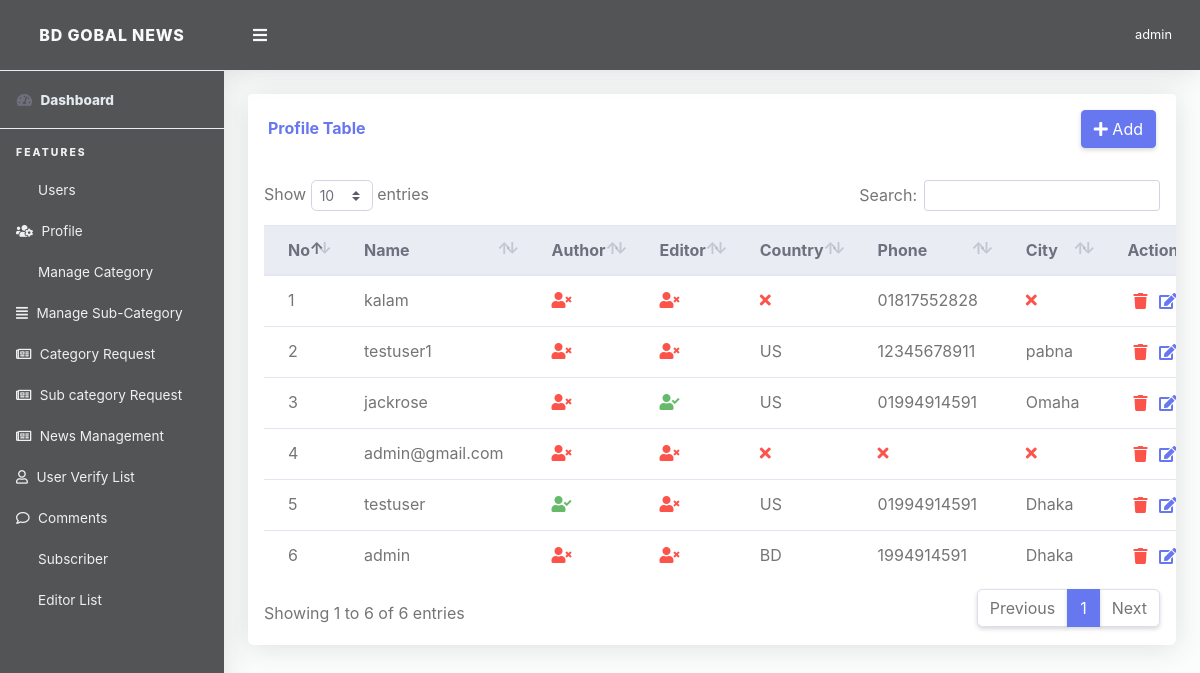
The page /superadmin/profile-list (signed in) on the database its author committed.
### App_Accounts/models.py (models this page shows, shortened)
class Profile(models.Model):
    user = models.OneToOneField(User, on_delete=models.CASCADE)
    is_author=models.BooleanField(default=False)
    is_editor=models.BooleanField(default=False)
    about=models.TextField(blank=True)
    phone = models.CharField(max_length=11, blank=True)
    country = models.CharField(max_length=50,choices=CHOICES, blank=True)
    city = models.CharField(max_length=50, blank=True)
    photo=models.ImageField(upload_to="Profile/",default="profile.png")
    address = models.CharField(max_length=100, blank=True)
    fb_id=models.URLField(blank=True)
    tw_id=models.URLField(blank=True)
    linkd_id=models.URLField(blank=True)
    instra_id=models.URLField(blank=True)

### App_Admin/views.py (the view)
# urls.py: path('profile-list',views.Profileview,name='profile_list'),
@login_required(login_url='App_Admin:superadmin_login')
def Profileview(request):
    if request.user.is_superuser:
        try:
            profile_list = Profile.objects.all().order_by('-id')
            context = {
                'profile_list': profile_list,
            }
        except:
            return redirect('App_Admin:dashboard')
        return render(request, 'App_Admin/profilelist.html', context)
    else:
        return redirect('App_News:index')

### templates/App_Admin/profilelist.html (shortened to what this page needs)
{% extends 'App_Admin/base.html' %}
{% load crispy_forms_tags %}
{% block content %}
<div class="container">
          <div class="row mb-3">
          <div class="col-lg-12">
              <div class="card mb-4">
                <div class="card-header py-3 d-flex flex-row align-items-center justify-content-between">
                  <h6 class="m-0 font-weight-bold text-primary">Profile Table</h6>
                  <a href="{% url 'App_Admin:profile_add' %}" class="btn btn-primary"><i class="fa fa-plus"></i> Add</a>
                </div>
                <div class="table-responsive p-3">
                  <table class="table align-items-center table-flush table-hover" id="dataTableHover">
                    <thead class="thead-light">
                      <tr>
                        <th>No</th>
                        <th>Name</th>
                        <th>Author</th>
                        <th>Editor</th>
                        <th>Country</th>
                        <th>Phone</th>
                        <th>City</th>
                        <th>Action</th>
                      </tr>
                    </thead>
                    <tbody>
                    {% for g in profile_list %}
                      <tr>
                        <td>{{ forloop.counter }}</td>
                        <td>{{ g.user }}</td>
                        {% if g.is_author == True %}
                          <td><i class="fas fa-user-check text-success"></i></td>
                        {% else %}
                         <td><i class="fas fa-user-times text-danger"></i></td>
                        {% endif %}
                        {% if g.is_editor == True %}
                          <td><i class="fas fa-user-check text-success"></i></td>
                        {% else %}
                         <td><i class="fas fa-user-times text-danger"></i></td>
                        {% endif %}
                        {% if g.country != "" %}
                          <td>{{ g.country }}</td>
                        {% else %}
                         <td><i class="fas fa-times text-danger"></i></td>
                        {% endif %}
                       {% if g.phone != "" %}
                          <td>{{ g.phone }}</td>
                        {% else %}
                         <td><i class="fas fa-times text-danger"></i></td>
                        {% endif %}
                         {% if g.city != "" %}
                          <td>{{ g.city }}</td>
                        {% else %}
                         <td><i class="fas fa-times text-danger"></i></td>
                        {% endif %}
                        <td>
                          <button style="border: none;background: no-repeat;outline: none;" data-toggle="modal" value="{{ g.id }}" data-target="#profile_delete">
                                <i class="fa fa-trash text-danger"></i></button>
                            <a href="{% url 'App_Admin:profile_update' g.id %}"><i class="text-primary fas fa-fw fa-edit" style="color: #801d3b;"></i></a>
                        </td>
                      </tr>
                     {% endfor %}
                    </tbody>
                  </table>
                </div>
              </div>
            </div>
          </div>
</div>
{% endblock %}

### templates/App_Admin/base.html (shortened to what this page needs)
<!DOCTYPE html>
<html lang="en">
{% load static %}
<head>
  <link href="{% static 'superadmin/vendor/fontawesome-free/css/all.min.css' %}" rel="stylesheet" type="text/css">
  <link href="{% static 'superadmin/vendor/bootstrap/css/bootstrap.min.css' %}" rel="stylesheet" type="text/css">
  <link href="{% static 'superadmin/css/ruang-admin.min.css' %}" rel="stylesheet">
  <link href="{% static 'superadmin/vendor/datatables/dataTables.bootstrap4.min.css' %}" rel="stylesheet">
    <link href="{% static 'superadmin/vendor/select2/dist/css/select2.min.css' %}" rel="stylesheet" type="text/css">
<link rel="stylesheet" href="https://pro.fontawesome.com/releases/v5.10.0/css/all.css"/>
</head>
<body id="page-top">
  <div id="wrapper">
    <ul class="navbar-nav sidebar sidebar-light accordion" id="accordionSidebar">
      <a class="sidebar-brand d-flex align-items-center justify-content-center" href="{% url 'App_News:index' %}">
        <div class="sidebar-brand-icon">
            BD GOBAL NEWS
        </div>
      </a>
      <hr class="sidebar-divider my-0">
      <li class="nav-item active">
        <a class="nav-link" href="{% url 'App_Admin:dashboard' %}">
          <i class="fas fa-fw fa-tachometer-alt"></i>
          <span class="text-light">Dashboard</span></a>
      </li>
      <hr class="sidebar-divider">
      <div class="sidebar-heading">
        Features
      </div>
         {% include 'App_Admin/admin_sidebar_option.html' %}
    </ul>
    <div id="content-wrapper" class="d-flex flex-column">
      <div id="content">
        <nav class="navbar navbar-expand navbar-light bg-navbar topbar mb-4 static-top">
          <button id="sidebarToggleTop" class="btn btn-link rounded-circle mr-3">
            <i class="fa fa-bars"></i>
          </button>
            <ul class="navbar-nav ml-auto">
            <li class="nav-item dropdown no-arrow">
              <a class="nav-link dropdown-toggle" href="#" id="userDropdown" role="button" data-toggle="dropdown"
                aria-haspopup="true" aria-expanded="false">
                <span class="ml-2 d-none d-lg-inline text-white small">{{ request.user }}</span>
              </a>
            </li>
          </ul>
        </nav>
       {% block content %}
       {% endblock %}
      </div>
    </div>
  </div>
</body>
</html>

### templates/App_Admin/base.html (style rules this page uses)
.sidebar-light .sidebar-brand { color: #fafafa; background-color: #535456; }
.bg-navbar { color: #fafafa; background-color: #535456 }
.sidebar { color: #fafafa; background-color:#535456 !important; }
.sidebar-light .sidebar-heading { color: #f0f0f0; }
.sidebar-light .nav-item .nav-link { color: #f0f0f0; }
.sidebar-light .nav-item .nav-link i { color: #f0f0f0; }

### rows shown on the page
Profile: user "kalam", is_author False (drawn), is_editor False (drawn), phone "01817552828", {{ g.id }} 9 (drawn)
Profile: user "testuser1", is_author False (drawn), is_editor False (drawn), country "US", phone "12345678911", city "pabna", {{ g.id }} 8 (drawn)
Profile: user "jackrose", is_author False (drawn), is_editor True (drawn), country "US", phone "01994914591", city "Omaha", {{ g.id }} 5 (drawn)
Profile: user "admin@gmail.com", is_author False (drawn), is_editor False (drawn)
Profile: user "testuser", is_author True (drawn), is_editor False (drawn), country "US", phone "01994914591", city "Dhaka", {{ g.id }} 3 (drawn)
Profile: user "admin", is_author False (drawn), is_editor False (drawn), country "BD", phone "1994914591", city "Dhaka", {{ g.id }} 2 (drawn)

### other values the page prints
{{ request.user }} "admin"
